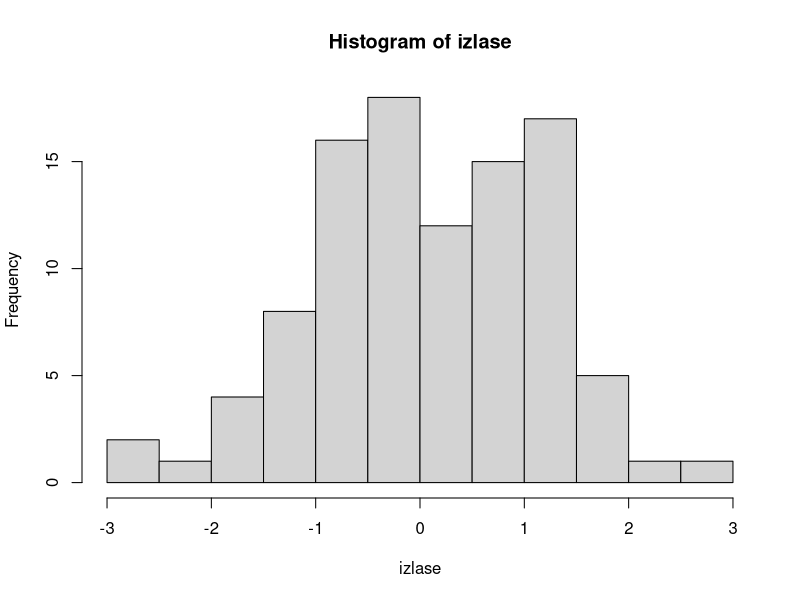

Generate this figure with R: (Note: this script raises an error after producing the figure.)
# this is my test R script

n <- 100
izlase <- rnorm(n) # generate 100 random number from normal
hist(izlase)
hist(izlase, probability = TRU)
